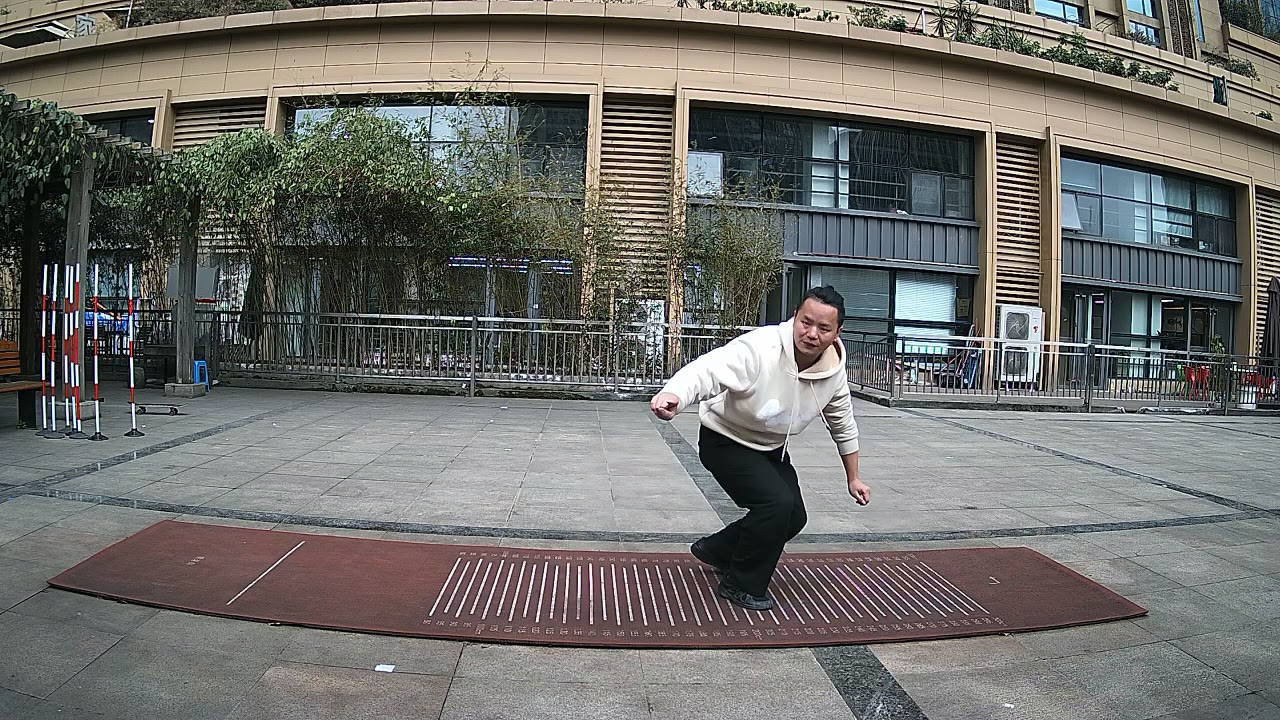
#> input picture img/ruler2.jpg, 1280 x 720 px
$ python matchTemplate.py
#> lines starting #> are read from the running program, lines starting #| are printed output that depends on the picture
# ●TM_SQDIFF:计算平方不同,计算出来的值越小，越相关
# ●TM_CCORR: 计算相关性,计算出来的值越大，越相关
# ●TM_CCOEFF: 计算相关系数,计算出来的值越大,越相关
# ●TM_SQDIFF_NORMED:计算归一化平方不同,计算出来的值越接近0,越相关
# ●TM_CCORR_NORMED:计算归- -化相关性,计算出来的值越接近1,越相关
# ●TM_CCOEFF_NORMED:计算归-化相关系数,计算出来的值越接近1,越相关

import cv2
import numpy as np

# 读取输入图像和模板图像
input_image = cv2.imread('../img/ruler2.jpg')
#> input_image is the input picture: shape (720, 1280, 3); mean B, G, R 107, 110.5, 111.3
template = cv2.imread('../img/ruler_template.jpg')
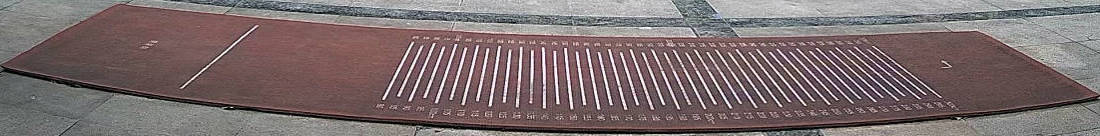
#> input picture img/ruler_template.jpg, 1100 x 136 px
#> template is the input picture: shape (136, 1100, 3); mean B, G, R 110, 109.2, 123.3

# 将输入图像转换为灰度图像
input_gray = cv2.cvtColor(input_image, cv2.COLOR_BGR2GRAY)
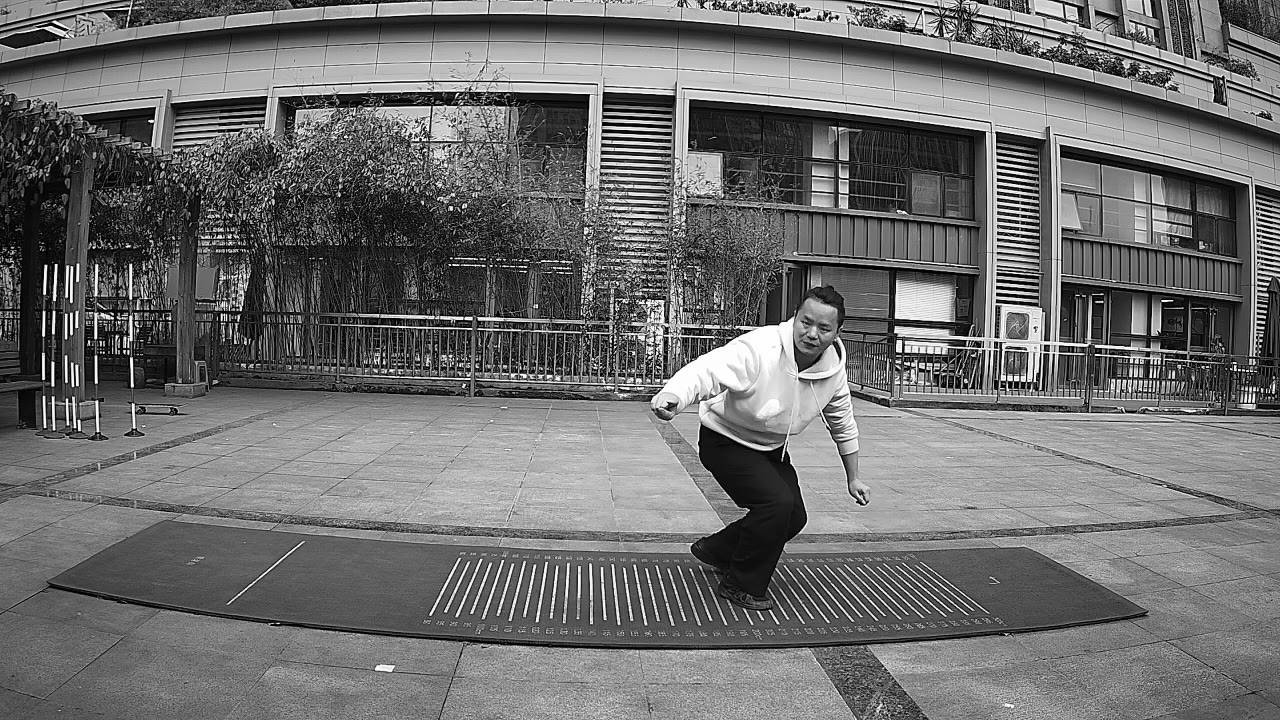
#> input_gray: shape (720, 1280); min 0, max 255, mean 110.4
template_gray = cv2.cvtColor(template, cv2.COLOR_BGR2GRAY)
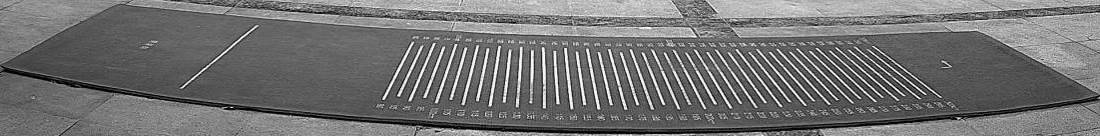
#> template_gray: shape (136, 1100); min 0, max 255, mean 113.5

# 使用模板匹配函数
result = cv2.matchTemplate(input_gray, template_gray, cv2.TM_CCOEFF_NORMED)
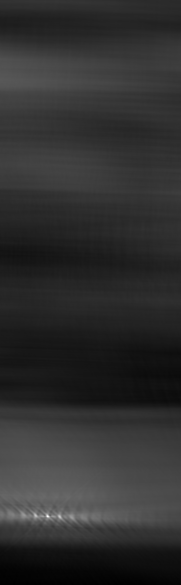
#> result: shape (585, 181) float32; min -0.145, max 0.783, mean 0.0291; drawn with min black and max white

# 设定阈值
threshold = 0.4

# 找到匹配位置
locations = np.where(result >= threshold)
#> locations = 46 positions, rows 513 to 518, columns 23 to 72
best_match_loc = None

# 在找到的所有匹配位置中选择最佳匹配
if len(locations[0]) > 0:
    best_match_val = -1
    for loc in zip(*locations[::-1]):
        match_val = result[loc[1], loc[0]]
        if match_val > best_match_val:
            best_match_val = match_val
            best_match_loc = loc
#> this loop made 46 passes
#> (match_val, best_match_val, best_match_loc) on passes 1, 3, 4, 10, 13, 25: (0.432, 0.432, (34, 513)), (0.478, 0.478, (34, 514)), (0.515, 0.515, (35, 514)), (0.571, 0.571, (35, 515)), (0.686, 0.686, (47, 515)), (0.783, 0.783, (47, 516))
#> (loc, match_val) on passes 2, 5, 6, 7, 8, 9: ((23, 514), 0.407), ((46, 514), 0.47), ((47, 514), 0.49), ((23, 515), 0.4), ((24, 515), 0.407), ((34, 515), 0.464)
#> after the loop, best_match_val = 0.783

    # 获取模板图像的宽度和高度
    template_width, template_height = template_gray.shape[::-1]
#> template_width = 1100; template_height = 136

    # 根据最佳匹配位置获取最佳匹配结果的图像
    best_match_result = input_image[best_match_loc[1]:best_match_loc[1] + template_height,
                        best_match_loc[0]:best_match_loc[0] + template_width]
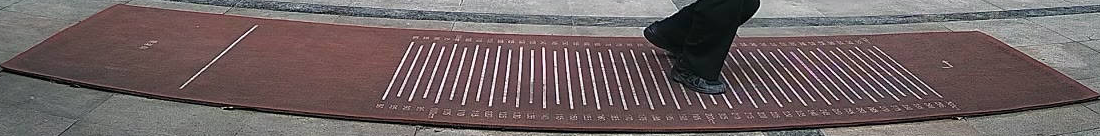
#> best_match_result: shape (136, 1100, 3); mean B, G, R 98.2, 97.7, 110.4
    # 显示结果
    cv2.imshow('Input Image', input_image)
    cv2.imshow('best_match_result Image', best_match_result)

    cv2.waitKey(0)
    cv2.destroyAllWindows()


else:
    print("未找到匹配结果！")
